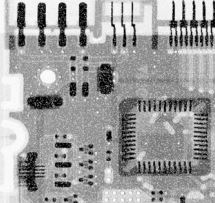
%> input picture 40/33.JPG, 215 x 203 px
$ octave s40.m   (GNU Octave 9; MATLAB toolbox functions it lacks are replaced by stand-ins)
%> lines starting %> are read from the running program, lines starting %| are printed output that depends on the picture
% I = imread('C:\Users\Marjan\Documents\MATLAB\34\39\Marjan.jpg');
I = imread('C:\Users\Marjan\Documents\MATLAB\34\39\40\33.jpg');
%> I is the input picture: size 203x215x3 uint8; min 0, max 255, mean 157.8
I=rgb2gray(I);
%> I: size 203x215 uint8
I2 = imread('C:\Users\Marjan\Documents\MATLAB\34\39\40\34.jpg');
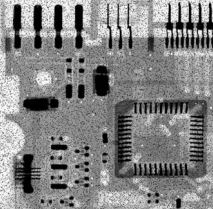
%> input picture 40/34.JPG, 213 x 209 px
%> I2 is the input picture: size 209x213x3 uint8; min 0, max 255, mean 131.7
I2=rgb2gray(I2);
%> I2: size 209x213 uint8
si=I;
gi=I2;
figure,subplot(2,2,1)
imshow(si);title('salt noise');
subplot(2,2,2)
imshow(gi);title('pepper  noise');
sg=im2double(si);
gg=im2double(gi);
ord=1;
kr=3;
kc=3;
sf=(kr*kc)./imfilter(1./(sg+eps),ones(kr,kc),'replicate');
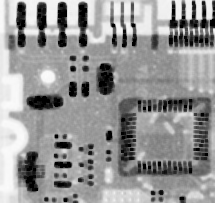
%> sf: size 203x215 double; min 4e-16, max 0.986, mean 0.585
gf=imfilter(gg.^(ord+1),ones(kr,kc),'replicate')./(imfilter(gg.^(ord),ones(kr,kc),'replicate')+eps);
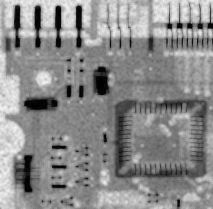
%> gf: size 209x213 double; min 0, max 0.967, mean 0.549
subplot(2,2,3)
imshow(sf);title('Harmonic Filter 3x3 for salt');
subplot(2,2,4)
imshow(gf);title('Contraharmonic Filter 3x3 for pepper');
